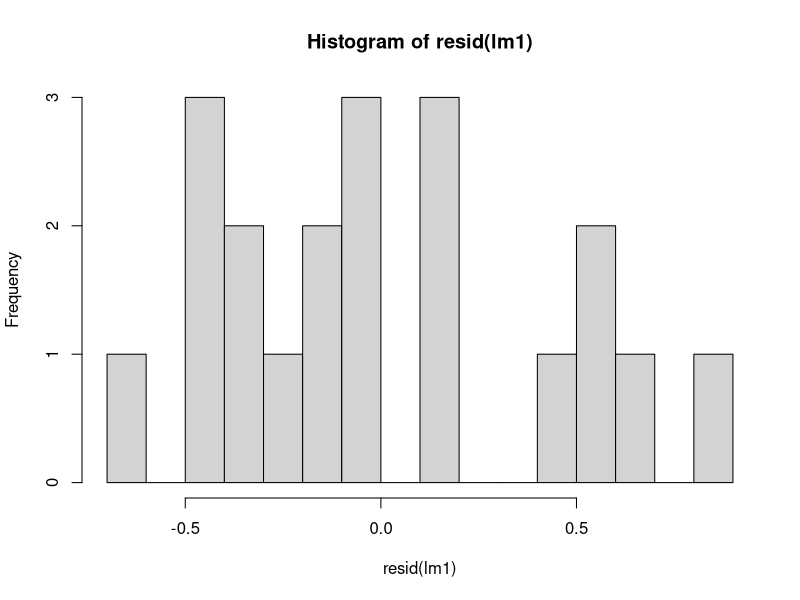
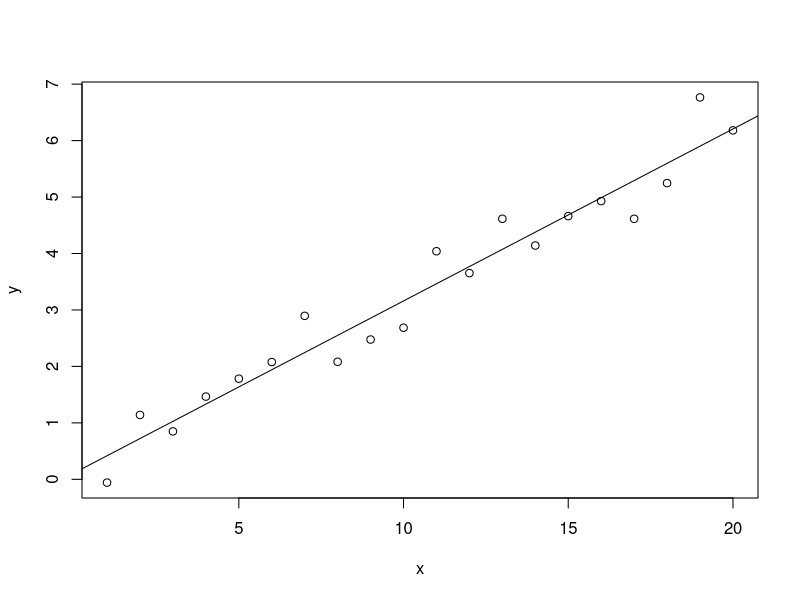
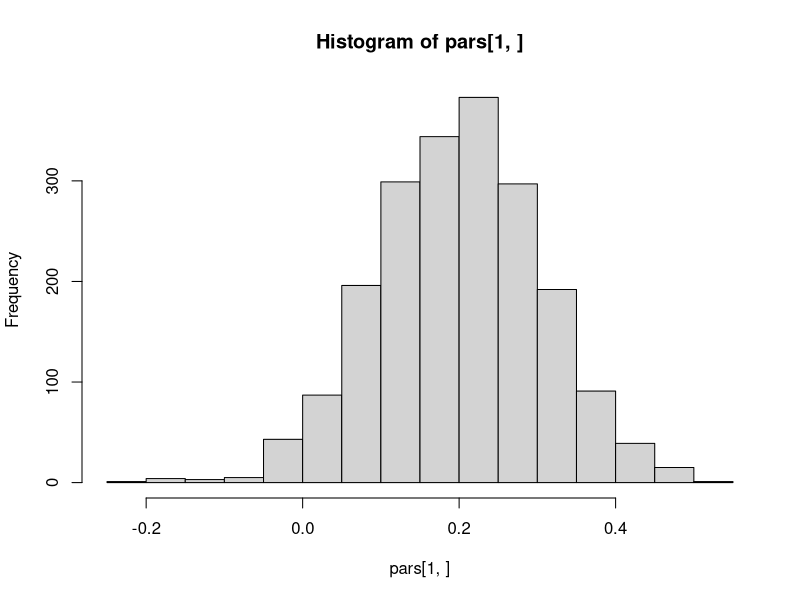
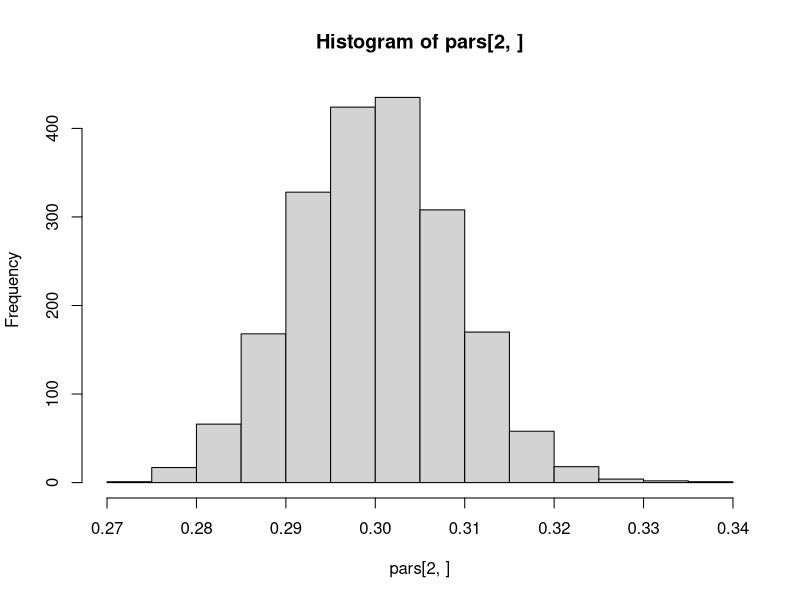
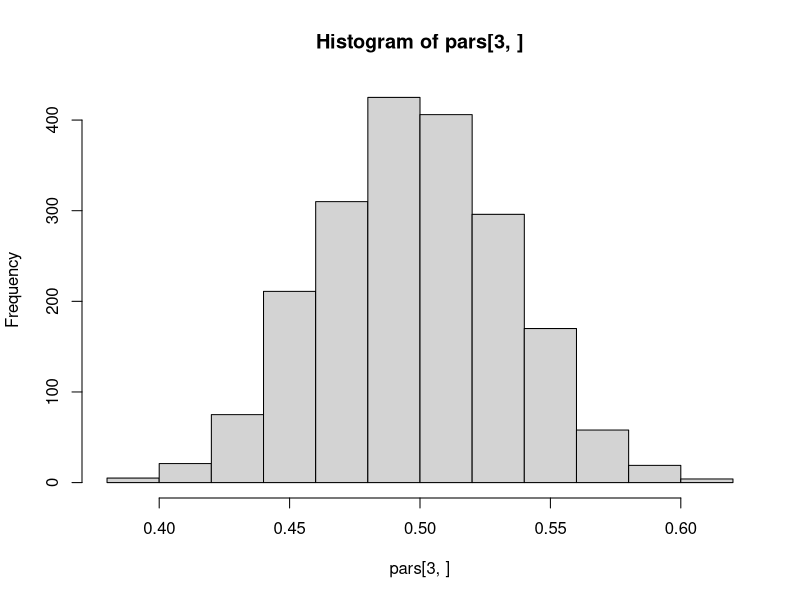
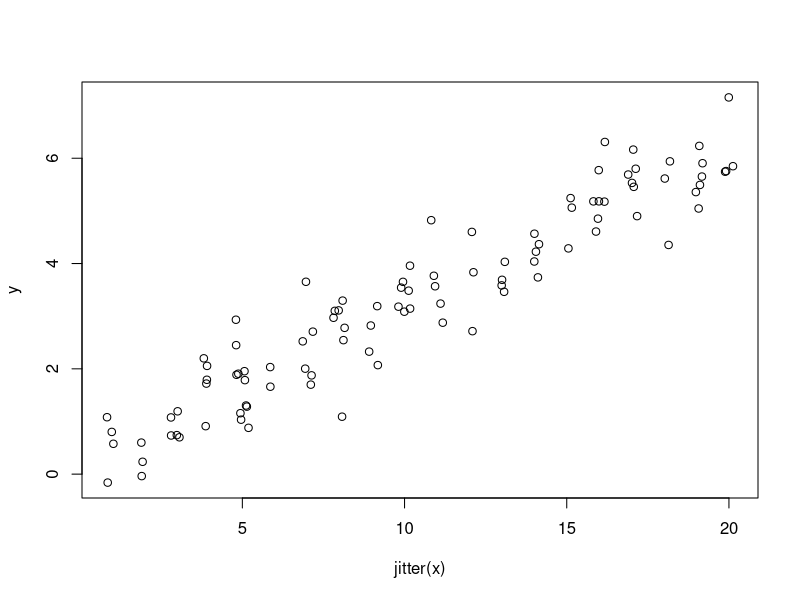
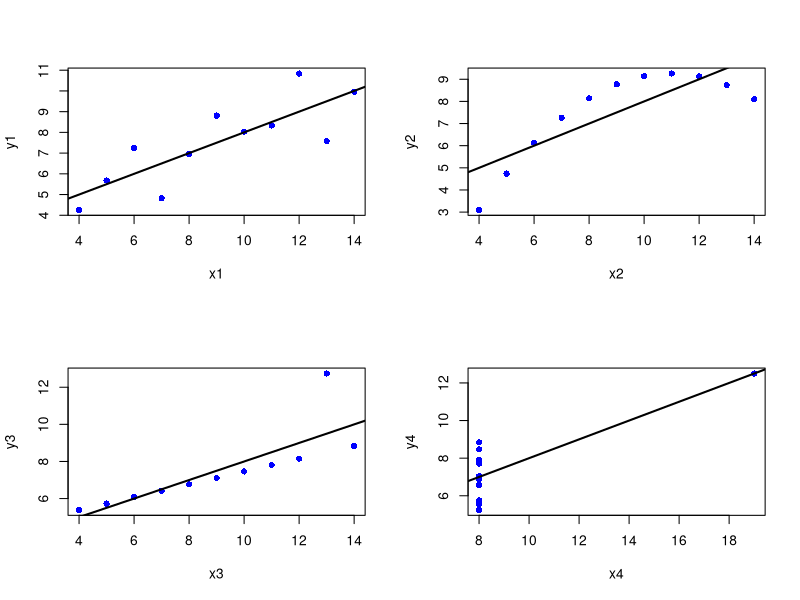
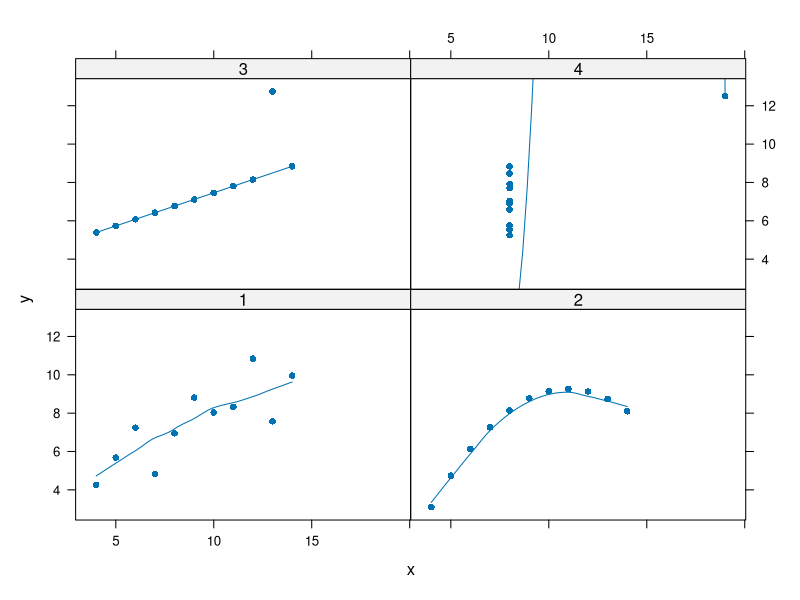

The R script that drew these images, in order:
# session1.R
#
# content: (1) Exercise 1
#          (2) Exercise 2
#          (3) Anscombe
#
# input: --
# output: anscombe.pdf
#
# last mod: April/15/2021, NU

library(lattice)

setwd("C:/Users/numbach/Nextcloud/Documents/teaching/regression/01_regression/figures/")

#--------------- (1) Exercise 1 ---------------

x <- 1:20
n <- length(x)
a <- 0.2
b <- 0.3
sigma <- 0.5
y <- 0.2 + 0.3*x + rnorm(n, sd=sigma)

dat <- data.frame(x, y)

lm1 <- lm(y ~ x, dat)
summary(lm1)

mean(resid(lm1))
sd(resid(lm1))
hist(resid(lm1), breaks=15)

# plot data
plot(y ~ x, dat)
abline(lm1)

#--------------- (2) Exercise 2 ---------------

n <- 100 # 40
x0 <- 1:20
x <- sample(x0, n, replace=TRUE)
a <- 0.2
b <- 0.3
sigma <- 0.5
y <- 0.2 + 0.3*x + rnorm(n, sd=sigma)

dat <- data.frame(x, y)

pars <- replicate(2000, {
  ysim <- 0.2 + 0.3*x + rnorm(n, sd=sigma)
  lm1 <- lm(ysim ~ x, dat)
  c(coef(lm1), sigma(lm1))
})

rowMeans(pars)
# standard errors
apply(pars, 1, sd)

hist(pars[1, ])
hist(pars[2, ])
hist(pars[3, ])

plot(y ~ jitter(x), dat)

#--------------- (3) Anscombe ---------------

data(anscombe)

lm1 <- lm(y1 ~ x1, anscombe)
lm2 <- lm(y2 ~ x2, anscombe)
lm3 <- lm(y3 ~ x3, anscombe)
lm4 <- lm(y4 ~ x4, anscombe)

rbind(coef(lm1), coef(lm2), coef(lm3), coef(lm4))

par(mfrow=c(2,2))
plot(y1 ~ x1, anscombe, pch=16, col="blue")
abline(lm1, lwd=2)
plot(y2 ~ x2, anscombe, pch=16, col="blue")
abline(lm2, lwd=2)
plot(y3 ~ x3, anscombe, pch=16, col="blue")
abline(lm3, lwd=2)
plot(y4 ~ x4, anscombe, pch=16, col="blue")
abline(lm4, lwd=2)

dat <- reshape(anscombe, direction="long", varying=list(1:4, 5:8),
               timevar="reg", v.names=c("x", "y"))[,-4]



pdf("anscombe.pdf", height=5, width=5.5, pointsize=10)
xyplot(y ~ x | as.factor(reg), dat, pch=16, type=c("p", "r"))
dev.off()

xyplot(y ~ x | as.factor(reg), dat, pch=16, type=c("p", "smooth"))
xyplot(y ~ x | as.factor(reg), dat, pch=16, type=c("p", "spline"))

par(mfrow=c(2,2))
plot(lm1)
plot(lm2)
plot(lm3)
plot(lm4)

